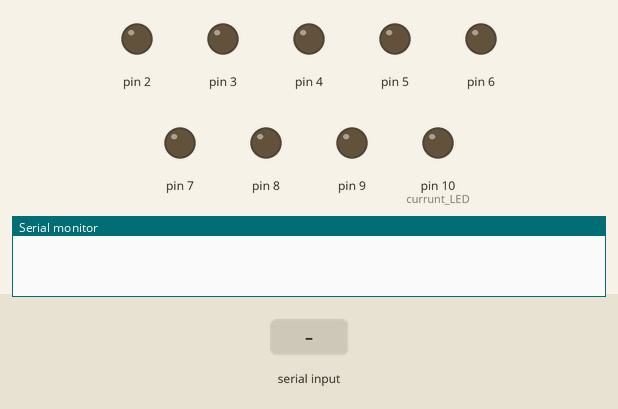
The sketch below on a simulated Arduino Uno, built with avr-gcc and run on an emulated ATmega328P. Parts: output pins drawn as LEDs (lit = HIGH), the last lines printed to the serial monitor. The inputs (shaded band) are chosen by the test bench.

Above: at 1.2 s.
1.3 s: "5\n" received over Serial
At 2.2 s:
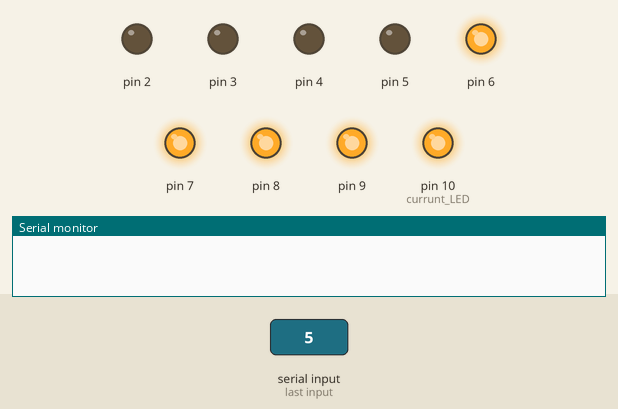
2.8 s: "90,45\n" received over Serial
At 3.4 s:
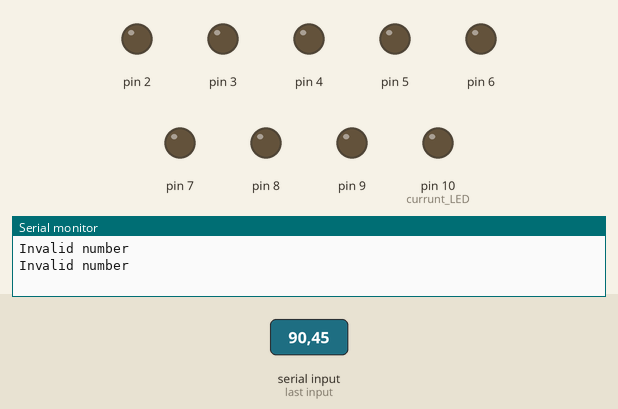
Timing chart, 0 to 5.8 s (numbered marks = the images above; inputs shaded):
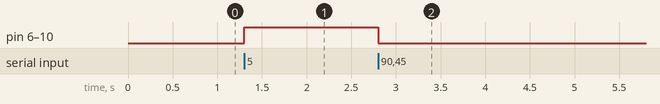

Measured:
- after the input at 1.3 s, pin 6–9, pin 10 (currunt_LED): LOW → HIGH at once
- after the input at 2.8 s, pin 6–9, pin 10 (currunt_LED): HIGH → LOW at once

The sketch:

part_3.ino
```cpp
void setup()
{
  Serial.begin(9600);

  pinMode(2, OUTPUT);
  pinMode(3, OUTPUT);
  pinMode(4, OUTPUT);
  pinMode(5, OUTPUT);
  pinMode(6, OUTPUT);
  pinMode(7, OUTPUT);
  pinMode(8, OUTPUT);
  pinMode(9, OUTPUT);
  pinMode(10, OUTPUT);


  // trun off LEDs
  for (int i = 2; i <= 10; i++)
    digitalWrite(i, LOW);
}


void loop()
{
  int num = Serial.parseInt();

  if (num)
  {
    if (num >= 0 && num <= 9)
    {
      // trun off LEDs
      for (int i = 2; i <= 10; i++)
       digitalWrite(i, LOW);


      int currunt_LED = 10;
      for (int j = 0; j < num; j++, currunt_LED--)
        digitalWrite(currunt_LED, HIGH);
    }

    else
    {
      // trun off LEDs
      for (int i = 2; i <= 10; i++)
        digitalWrite(i, LOW);

      Serial.println("Invalid number");
    }
  }
}
```
